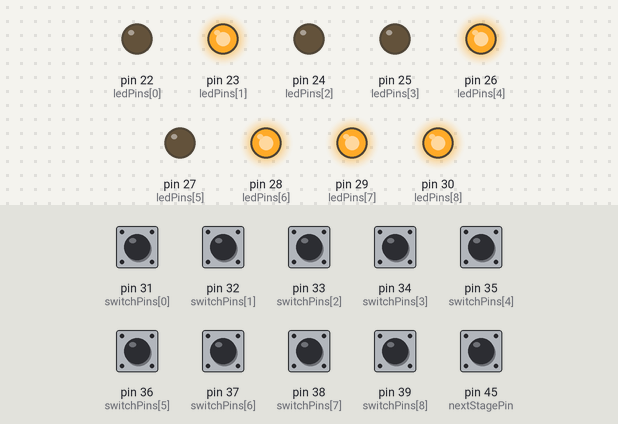
A sketch run on a simulated Arduino Mega 2560, built with avr-gcc and run on an emulated ATmega2560. Shown: output pins drawn as LEDs (lit = HIGH). Inputs (shaded band) come from the test bench; at power-on: pin 31 (switchPins[0]), pin 32 (switchPins[1]), pin 33 (switchPins[2]), pin 34 (switchPins[3]), pin 35 (switchPins[4]), pin 36 (switchPins[5]), pin 37 (switchPins[6]), pin 38 (switchPins[7]), pin 39 (switchPins[8]), pin 45 (nextStagePin) HIGH. Random numbers use the default seed unless the sketch sets one; what the sketch prints to the serial monitor is not drawn.

Above: at 1.2 s.
1.3 s: pin 31 (switchPins[0]) pulled LOW for 0.15 s
At 2.3 s:
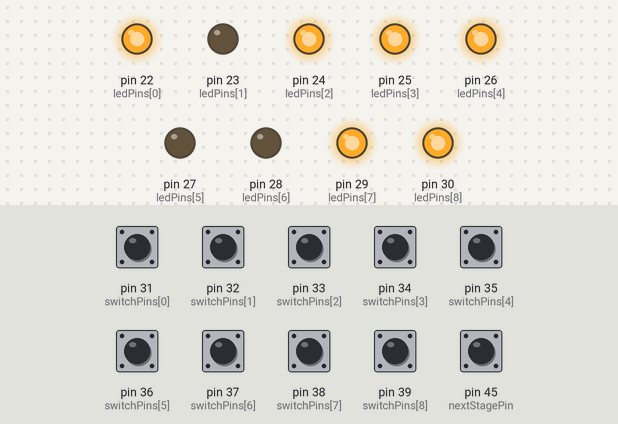
2.9 s: pin 32 (switchPins[1]) pulled LOW for 0.15 s
At 3.8 s:
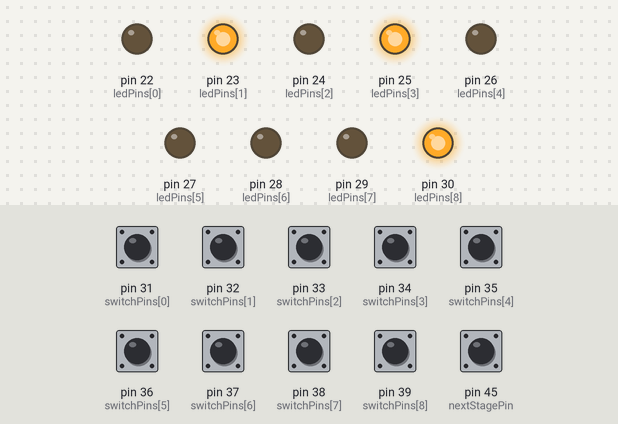
4.5 s: pin 33 (switchPins[2]) pulled LOW for 0.15 s
At 5.4 s:
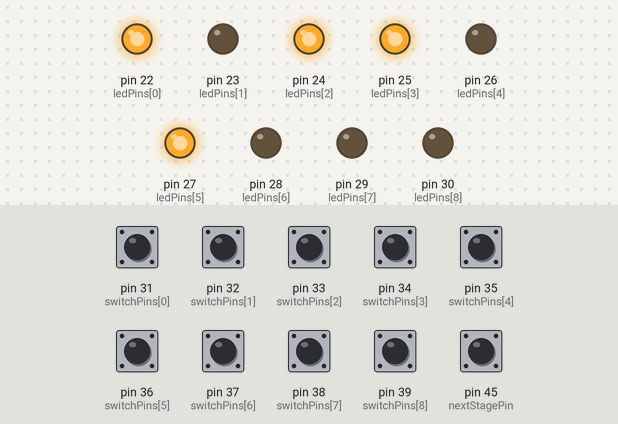
6.1 s: pin 38 (switchPins[7]) pulled LOW for 0.15 s
At 7.0 s:
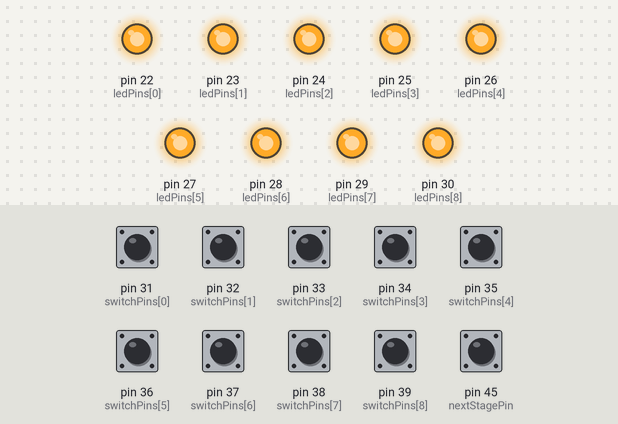
Timing chart, 0 to 10.1 s (numbered marks = the images above; inputs shaded):
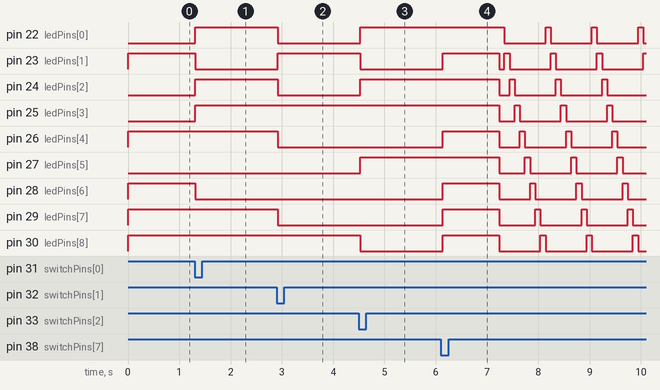

The sketch:

Light_It_Up.ino
```cpp
const uint8_t ledPins[9] = {22, 23, 24, 25, 26, 27, 28, 29, 30};
const uint8_t switchPins[9] = {31, 32, 33, 34, 35, 36, 37, 38, 39};
const uint8_t nextStagePin = 45;

const uint8_t crossLights[9][5] = {
  {0, 1, 2, 3, 6},  // 開關31 -> 燈22,23,24,25,28
  {0, 1, 2, 4, 7},  // 開關32 -> 燈22,23,24,26,29
  {0, 1, 2, 5, 8},  // 開關33 -> 燈22,23,24,27,30
  {0, 3, 4, 5, 6},  // 開關34 -> 燈22,25,26,27,28
  {1, 3, 4, 5, 7},  // 開關35 -> 燈23,25,26,27,29
  {2, 3, 4, 5, 8},  // 開關36 -> 燈24,25,26,27,30
  {0, 3, 6, 7, 8},  // 開關37 -> 燈22,25,28,29,30
  {1, 4, 6, 7, 8},  // 開關38 -> 燈23,26,28,29,30
  {2, 5, 6, 7, 8}   // 開關39 -> 燈24,27,28,29,30
};

int stageState[9] = {0};
int pressState[9] = {0};
bool inRunHorseMode = false;
int lastStageState[9] = {0};
float score = 0;
bool gameOver = false;

bool lastRawPressState[9] = {0};
int stepCount = 0;
unsigned long stageStartTime = 0;

void setup() {
  for (int i = 0; i < 9; i++) {
    pinMode(ledPins[i], OUTPUT);
    pinMode(switchPins[i], INPUT_PULLUP);
  }
  pinMode(nextStagePin, INPUT_PULLUP);
  randomSeed(analogRead(A0));
  Serial.begin(9600);

  generateNewStage();
  updateLedsFromStates();
}

void loop() {
  if (gameOver) {
    gameOverBlink();
    return;
  }

  readSwitches();  // 讀取玩家按鈕

  if (!inRunHorseMode) {
    int counts[9] = {0};
    for (int i = 0; i < 9; i++) {
      if (stageState[i])
        for (int j = 0; j < 5; j++) counts[crossLights[i][j]]++;
      if (pressState[i])
        for (int j = 0; j < 5; j++) counts[crossLights[i][j]]++;
    }

    updateLedsFromCounts(counts);

    if (allLedsOn(counts)) {
      inRunHorseMode = true;

      unsigned long clearTime = millis() - stageStartTime;
      float timeInSeconds = clearTime / 1000.0;

      float baseScore = 10.0;
      float bonusScore = 0.0;
      bonusScore += (timeInSeconds < 10.0) ? ((10.0 - timeInSeconds) * 10) : 0;
      bonusScore -= (timeInSeconds < 15.0) ? 0 : ((timeInSeconds - 15.0) * 3);
      bonusScore += (stepCount < 3) ? ((3 - stepCount) * 10) : 0;
      bonusScore -= (stepCount > 5) ? 0 : ((stepCount - 5) * 3);

      float totalScore = baseScore + bonusScore;
      score += totalScore;

      Serial.println("~~~~~ 關卡完成 ~~~~~");
      Serial.print("總共走了 ");
      Serial.print(stepCount);
      Serial.println(" 步");

      Serial.print("花費時間：");
      Serial.print(timeInSeconds, 2);
      Serial.println(" 秒");

      Serial.print("本關得分：");
      Serial.print(totalScore, 0);
      Serial.println(" 分\n");

      if (score < 0) {
        Serial.println("!!!!! Game Over !!!!!");
        gameOver = true;
        return;
      }

      delay(1000);
    }
  } else {
    runHorseLampFast();

    if (digitalRead(nextStagePin) == LOW) {
      inRunHorseMode = false;
      generateNewStage();
      updateLedsFromStates();
      for (int i = 0; i < 9; i++) pressState[i] = false;
      stepCount = 0;
      stageStartTime = millis();
      Serial.println("======= 下一關開始 =======");
      delay(300);
    }
  }

  delay(50);
}

void readSwitches() {
  for (int i = 0; i < 9; i++) {
    bool currentRawState = (digitalRead(switchPins[i]) == LOW);
    if (!lastRawPressState[i] && currentRawState) {
      pressState[i] = !pressState[i];
      stepCount++;
      Serial.print("已按下次數：");
      Serial.println(stepCount);
    }
    lastRawPressState[i] = currentRawState;
  }
}

void updateLedsFromCounts(int counts[9]) {
  for (int i = 0; i < 9; i++) {
    digitalWrite(ledPins[i], (counts[i] % 2 == 1) ? HIGH : LOW);
  }
}

bool allLedsOn(int counts[9]) {
  for (int i = 0; i < 9; i++) {
    if (counts[i] % 2 == 0) return false;
  }
  return true;
}

void updateLedsFromStates() {
  int counts[9] = {0};
  for (int i = 0; i < 9; i++) {
    if (stageState[i]) {
      for (int j = 0; j < 5; j++) counts[crossLights[i][j]]++;
    }
  }
  updateLedsFromCounts(counts);
}

void generateNewStage() {
  int candidate[9];
  int tries = 0;
  bool valid = false;

  do {
    tries++;
    for (int i = 0; i < 9; i++) candidate[i] = 0;

    int pressCount = random(1, 5);
    for (int i = 0; i < pressCount; i++) {
      int idx = random(0, 9);
      candidate[idx] = 1;
    }

    valid = false;
    for (int i = 0; i < 9; i++) {
      if (candidate[i] != lastStageState[i]) {
        valid = true;
        break;
      }
    }

    if (tries > 50) {
      valid = true;
    }

  } while (!valid);

  for (int i = 0; i < 9; i++) {
    stageState[i] = candidate[i];
    lastStageState[i] = candidate[i];
  }
}

void runHorseLampFast() {
  static int pos = 0;
  static unsigned long lastTime = 0;
  unsigned long now = millis();
  if (now - lastTime > 60) {
    lastTime = now;
    for (int i = 0; i < 9; i++) {
      digitalWrite(ledPins[i], (i == pos) ? HIGH : LOW);
    }
    pos = (pos + 1) % 9;
  }
}

void gameOverBlink() {
  static unsigned long lastBlink = 0;
  static bool blinkState = false;
  unsigned long now = millis();

  if (now - lastBlink > 300) {
    lastBlink = now;
    blinkState = !blinkState;
    for (int i = 0; i < 9; i++) {
      digitalWrite(ledPins[i], blinkState ? HIGH : LOW);
    }
  }
}
```

Measured:
- after the input at 1.3 s, pin 22 (ledPins[0]), pin 24 (ledPins[2]), pin 25 (ledPins[3]): LOW → HIGH at once; pin 23 (ledPins[1]), pin 28 (ledPins[6]): HIGH → LOW at once
- after the input at 2.9 s, pin 22 (ledPins[0]), pin 24 (ledPins[2]), pin 26 (ledPins[4]), pin 29 (ledPins[7]): HIGH → LOW at once; pin 23 (ledPins[1]): LOW → HIGH at once
- after the input at 4.5 s, pin 22 (ledPins[0]), pin 24 (ledPins[2]), pin 27 (ledPins[5]): LOW → HIGH at once; pin 23 (ledPins[1]), pin 30 (ledPins[8]): HIGH → LOW at once
- after the input at 6.1 s, pin 22 (ledPins[0]): alternates HIGH for 0.10 s and LOW for 0.80 s, starting after 1.2 s; pin 23 (ledPins[1]): goes HIGH 1.1 s, LOW 0.10 s, 3 × (HIGH 0.10 s, LOW 0.80 s), then HIGH, starting at once
